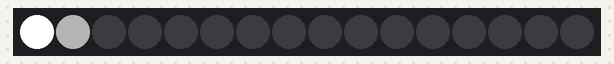
This sketch was run on a simulated Arduino Uno, built with avr-gcc and run on an emulated ATmega328P. On the bench: 16 RGB LEDs in strip order, left to right.

Above: at 0.01 s.
At 0.64 s:
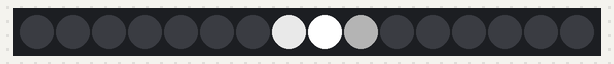
At 1.34 s:
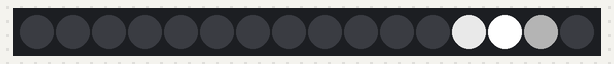
At 2.05 s:
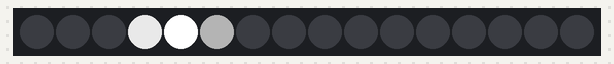
At 2.75 s:
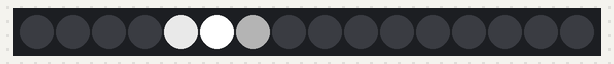

Measured:
- by itself, everything shown: repeats every 2.3 s, in 30 steps

The sketch:

tlc5940simple.ino
```cpp
/*
    Basic Pin setup:
    ------------                                  ---u----
    ARDUINO   13|-> SCLK (pin 25)           OUT1 |1     28| OUT channel 0
              12|                           OUT2 |2     27|-> GND (VPRG)
              11|-> SIN (pin 26)            OUT3 |3     26|-> SIN (pin 11)
              10|-> BLANK (pin 23)          OUT4 |4     25|-> SCLK (pin 13)
               9|-> XLAT (pin 24)             .  |5     24|-> XLAT (pin 9)
               8|                             .  |6     23|-> BLANK (pin 10)
               7|                             .  |7     22|-> GND
               6|                             .  |8     21|-> VCC (+5V)
               5|                             .  |9     20|-> 2K Resistor -> GND
               4|                             .  |10    19|-> +5V (DCPRG)
               3|-> GSCLK (pin 18)            .  |11    18|-> GSCLK (pin 3)
               2|                             .  |12    17|-> SOUT
               1|                             .  |13    16|-> XERR
               0|                           OUT14|14    15| OUT channel 15
    ------------                                  --------

    -  Put the longer leg (anode) of the LEDs in the +5V and the shorter leg
         (cathode) in OUT(0-15).
    -  +5V from Arduino -> TLC pin 21 and 19     (VCC and DCPRG)
    -  GND from Arduino -> TLC pin 22 and 27     (GND and VPRG)
    -  digital 3        -> TLC pin 18            (GSCLK)
    -  digital 9        -> TLC pin 24            (XLAT)
    -  digital 10       -> TLC pin 23            (BLANK)
    -  digital 11       -> TLC pin 26            (SIN)
    -  digital 13       -> TLC pin 25            (SCLK)
    -  The 2K resistor between TLC pin 20 and GND will let ~20mA through each
       LED.  To be precise, it's I = 39.06 / R (in ohms).  This doesn't depend
       on the LED driving voltage.
    - (Optional): put a pull-up resistor (~10k) between +5V and BLANK so that
                  all the LEDs will turn off when the Arduino is reset.

    If you are daisy-chaining more than one TLC, connect the SOUT of the first
    TLC to the SIN of the next.  All the other pins should just be connected
    together:
        BLANK on Arduino -> BLANK of TLC1 -> BLANK of TLC2 -> ...
        XLAT on Arduino  -> XLAT of TLC1  -> XLAT of TLC2  -> ...
    The one exception is that each TLC needs it's own resistor between pin 20
    and GND.

    This library uses the PWM output ability of digital pins 3, 9, 10, and 11.
    Do not use analogWrite(...) on these pins.

    This sketch does the Knight Rider strobe across a line of LEDs.

    Alex Leone <acleone ~AT~ gmail.com>, 2009-02-03 */

#include "Tlc5940.h"

void setup()
{
  /* Call Tlc.init() to setup the tlc.
     You can optionally pass an initial PWM value (0 - 4095) for all channels.*/
  Tlc.init();
}

/* This loop will create a Knight Rider-like effect if you have LEDs plugged
   into all the TLC outputs.  NUM_TLCS is defined in "tlc_config.h" in the
   library folder.  After editing tlc_config.h for your setup, delete the
   Tlc5940.o file to save the changes. */

void loop()
{
  int direction = 1;
  for (int channel = 0; channel < NUM_TLCS * 16; channel += direction) {

    /* Tlc.clear() sets all the grayscale values to zero, but does not send
       them to the TLCs.  To actually send the data, call Tlc.update() */
    Tlc.clear();

    /* Tlc.set(channel (0-15), value (0-4095)) sets the grayscale value for
       one channel (15 is OUT15 on the first TLC, if multiple TLCs are daisy-
       chained, then channel = 16 would be OUT0 of the second TLC, etc.).

       value goes from off (0) to always on (4095).

       Like Tlc.clear(), this function only sets up the data, Tlc.update()
       will send the data. */
    if (channel == 0) {
      direction = 1;
    } else {
      Tlc.set(channel - 1, 3000);
    }
    Tlc.set(channel, 4095);
    if (channel != NUM_TLCS * 16 - 1) {
      Tlc.set(channel + 1, 1000);
    } else {
      direction = -1;
    }

    /* Tlc.update() sends the data to the TLCs.  This is when the LEDs will
       actually change. */
    Tlc.update();

    delay(75);
  }

}
```
